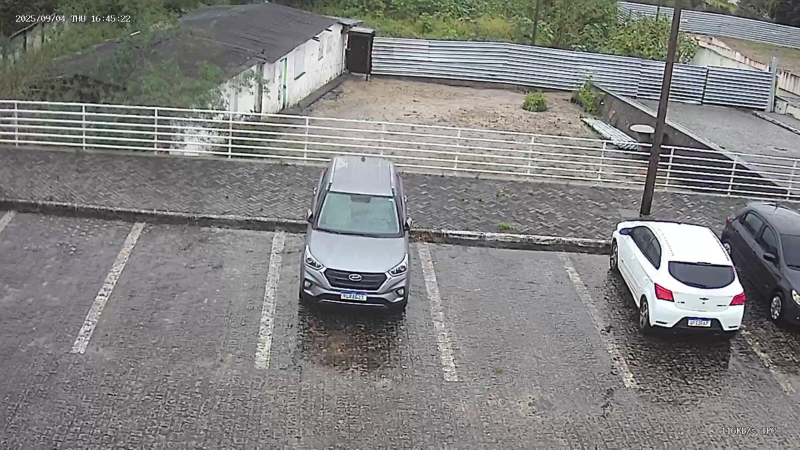
#> input picture TesteImagemNublado/imgVagasLivres.jpg, 1599 x 899 px (shown at 1/2 size)
$ python mainImgVagasLivres.py
#> lines starting #> are read from the running program, lines starting #| are printed output that depends on the picture; after the words box and inside, x2 and y2 are one past the last pixel; in counts of white or black regions, pixels touching at a corner belong together
import cv2
import pickle
import cvzone
import numpy as np

# Carrega imagem original
img = cv2.imread('imgVagasLivres.jpg')
#> img is the input picture: shape (899, 1599, 3); mean B, G, R 128.7, 129.7, 129.7
if img is None:
    print("Erro ao carregar a imagem!")
    exit()

# Carrega posições (com resolução base salva)
with open('imgVagasLivres.pkl', 'rb') as f:
#> (reads TesteImagemNublado/imgVagaslivres.pkl from the repository)
    data = pickle.load(f)
    base_width, base_height = data["resolucao"]
    posList = data["posicoes"]

frame_height, frame_width = img.shape[:2]
#> frame_height = 899; frame_width = 1599

# Define escala para exibição (para caber na tela)
display_scale = 0.6  # 60% do tamanho original
disp_width = int(frame_width * display_scale)
#> disp_width = 959
disp_height = int(frame_height * display_scale)
#> disp_height = 539


def verificarVaga(imgPro):
    livresNormais = ocupadasNormais = 0
    livresEspeciais = ocupadasEspeciais = 0

    for vaga in posList:
        pontos = vaga["pontos"]
        tipo = vaga["tipo"]

        # Não é necessário escalar pontos, estamos usando resolução original
        pts = np.array(pontos, np.int32).reshape((-1, 1, 2))

        # Máscara
        mascara = np.zeros_like(imgPro)
        cv2.fillPoly(mascara, [pts], 255)
        vagaArea = cv2.bitwise_and(imgPro, imgPro, mask=mascara)
        count = cv2.countNonZero(vagaArea)

        livre = count < 17900
        if tipo == "normal":
            if livre:
                livresNormais += 1
                cor = (0, 255, 0)
                espessura = 5
            else:
                ocupadasNormais += 1
                cor = (0, 0, 255)
                espessura = 2
        else:  # especial
            if livre:
                livresEspeciais += 1
                cor = (255, 255, 0)  # Azul para especiais livres
                espessura = 5
            else:
                ocupadasEspeciais += 1
                cor = (255, 0, 0)
                espessura = 2

        # Desenha
        cv2.polylines(img, [pts], isClosed=True,
                      color=cor, thickness=espessura)
        cvzone.putTextRect(img, str(count),
                           (pts[0][0][0], pts[0][0][1] - 5),
                           scale=1, thickness=2, offset=0, colorR=cor)

    # Totais
    total_vagas = len(posList)
    total_normais = livresNormais + ocupadasNormais
    total_especiais = livresEspeciais + ocupadasEspeciais

    cvzone.putTextRect(img, f'Total Vagas: {total_vagas}',
                       (50, 80), scale=2, thickness=3, offset=10, colorR=(243, 73, 243))
    cvzone.putTextRect(img, f'Normais Livres: {livresNormais}/{total_normais}',
                       (50, 120), scale=2, thickness=3, offset=10, colorR=(0, 200, 0))
    cvzone.putTextRect(img, f'Especiais Livres: {livresEspeciais}/{total_especiais}',
                       (50, 160), scale=2, thickness=3, offset=10, colorR=(255, 255, 0))


# Pré-processamento
imgGray = cv2.cvtColor(img, cv2.COLOR_BGR2GRAY)
imgBlur = cv2.GaussianBlur(imgGray, (3, 3), 1)
_, imgThreshold = cv2.threshold(imgBlur, 100, 255, cv2.THRESH_BINARY_INV)
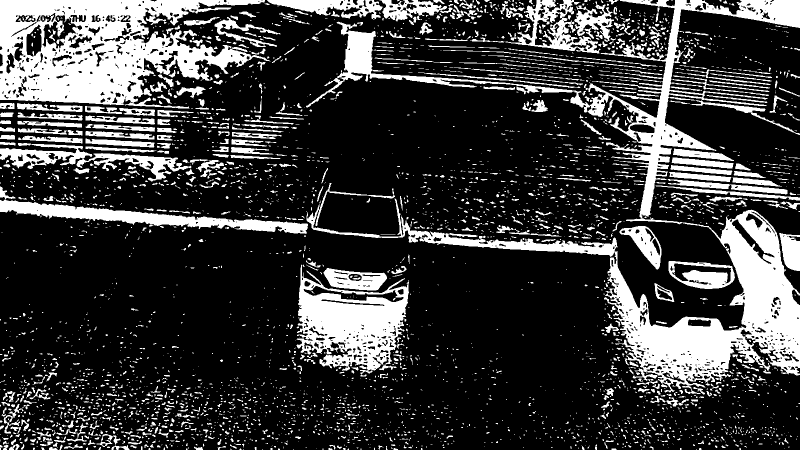
#> imgThreshold: shape (899, 1599) (shown at 1/2 size); 23.7% white; 3779 white regions (2913 under 20 px), largest, box (x1, y1, x2, y2) and area: (612, 0, 1599, 788) 102581, (0, 0, 541, 217) 62792, (593, 529, 818, 753) 25526
imgMedio = cv2.medianBlur(imgThreshold, 5)
#> imgMedio: shape (899, 1599); 21.5% white; 1375 white regions (838 under 20 px), largest, box (x1, y1, x2, y2) and area: (0, 0, 535, 214) 64078, (1209, 420, 1599, 784) 56422, (1141, 0, 1599, 448) 26410
kernel = np.ones((3, 3), np.uint8)
imgDilatada = cv2.dilate(imgMedio, kernel, iterations=1)
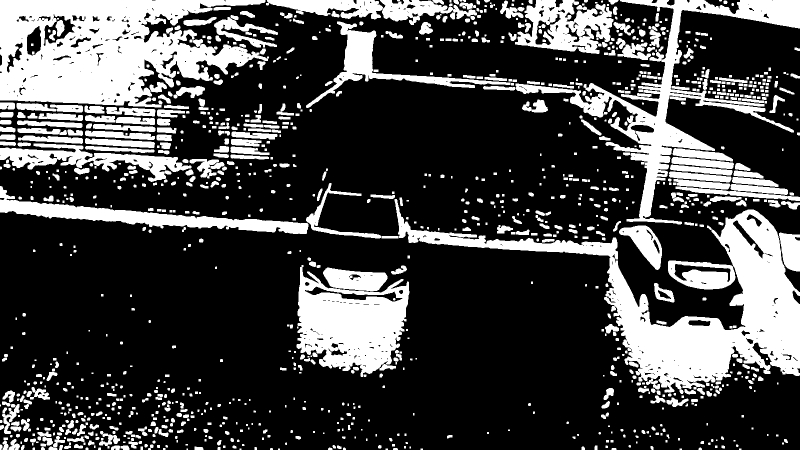
#> imgDilatada: shape (899, 1599) (shown at 1/2 size); 27.3% white; 1205 white regions (212 under 20 px), largest, box (x1, y1, x2, y2) and area: (789, 398, 1599, 788) 73239, (0, 0, 538, 215) 71989, (1031, 0, 1599, 449) 35973

verificarVaga(imgDilatada)
#> the loop in verificarVaga, `for vaga in posList:` made 4 passes
#> (count, livre) on passes 1 to 4: (506, True), (142, True), (33975, False), (36212, False)
#> pass 1, in verificarVaga, `vagaArea = cv2.bitwise_and(imgPro, imgPro, mask=mascara)`:
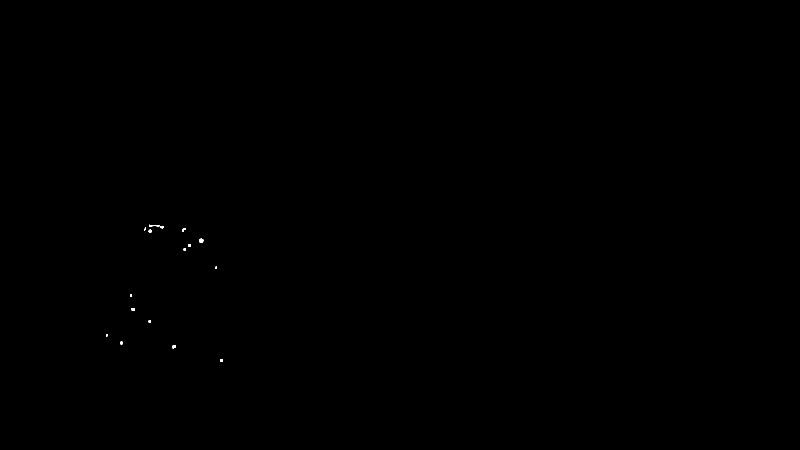
#> vagaArea: shape (899, 1599) (shown at 1/2 size); 0.04% white; 15 white regions (3 under 20 px), largest, box (x1, y1, x2, y2) and area: (298, 449, 327, 457) 77, (398, 477, 407, 485) 61, (344, 691, 352, 697) 42
#> after the loop in verificarVaga, `for vaga in posList:`:
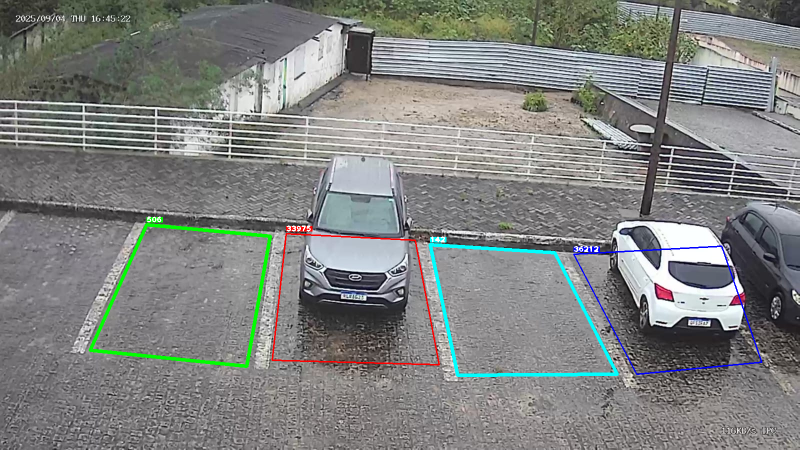
#> img: shape (899, 1599, 3) (shown at 1/2 size); 1.63% of pixels changed, all inside (x1, y1, x2, y2) = (177, 433, 1525, 754)
#> after the loop in verificarVaga, `for vaga in posList:`:
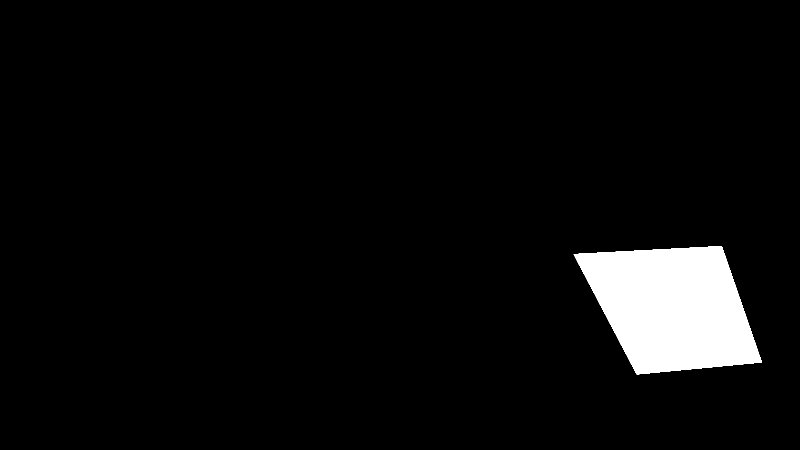
#> mascara: shape (899, 1599) (shown at 1/2 size); 4.7% white; 1 white region, box (x1, y1, x2, y2) and area: (1147, 492, 1524, 749) 67001
#> after the loop in verificarVaga, `for vaga in posList:`:
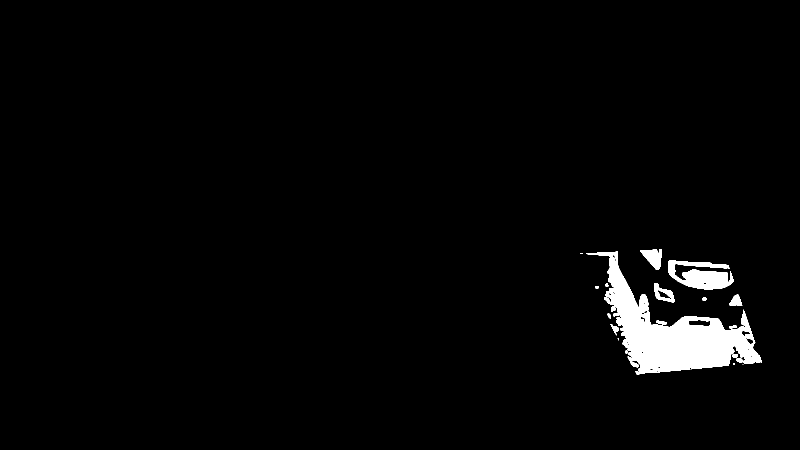
#> vagaArea: shape (899, 1599) (shown at 1/2 size); 2.5% white; 22 white regions (5 under 20 px), largest, box (x1, y1, x2, y2) and area: (1172, 503, 1524, 749) 28685, (1336, 521, 1468, 579) 4534, (1280, 498, 1324, 540) 1063
#> after the loop in verificarVaga, `for vaga in posList:`: livresEspeciais = 1
#> in verificarVaga, `total_normais = livresNormais + ocupadasNormais`: total_normais = 2

# Redimensiona apenas para exibição
img_show = cv2.resize(img, (disp_width, disp_height))
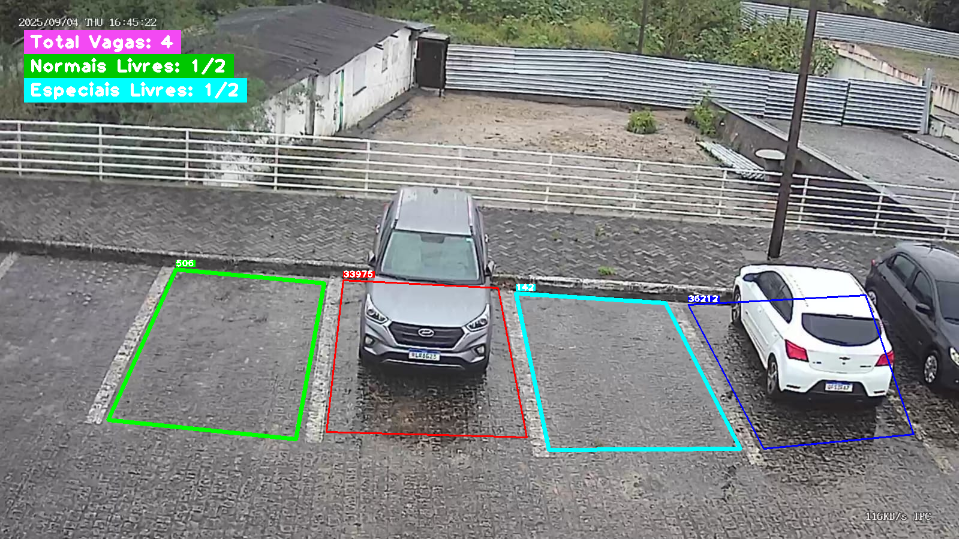
#> img_show: shape (539, 959, 3); mean B, G, R 131.1, 133.3, 128.5

cv2.namedWindow("Detecção de Vagas", cv2.WINDOW_NORMAL)
cv2.imshow("Detecção de Vagas", img_show)
cv2.waitKey(0)
cv2.destroyAllWindows()
